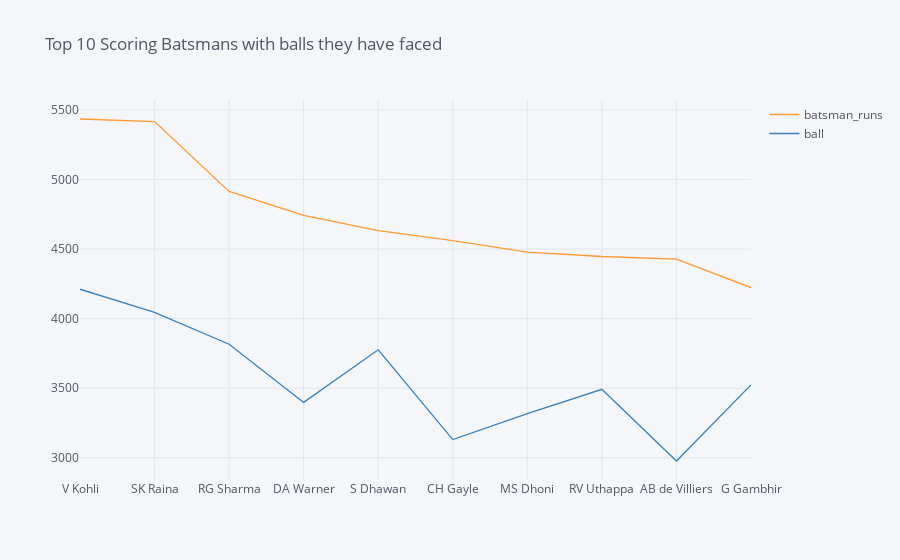

Notebook code cell kept with this figure:
### Code cell
strike_rate[:10][['batsman','batsman_runs','ball']].iplot(x='batsman',title='Top 10 Scoring Batsmans with balls they have faced')

### Figure 1 — Plotly figure (JSON) as saved in the notebook; plotly's stock layout.template omitted (floating-point values rounded to 4 significant figures)
{"data": [{"line": {"color": "rgba(255, 153, 51, 1.0)", "dash": "solid", "shape": "linear", "width": 1.3}, "mode": "lines", "name": "batsman_runs", "text": "", "type": "scatter", "x": ["V Kohli", "SK Raina", "RG Sharma", "DA Warner", "S Dhawan", "CH Gayle", "MS Dhoni", "RV Uthappa", "AB de Villiers", "G Gambhir"], "y": [5434, 5415, 4914, 4741, 4632, 4560, 4477, 4446, 4428, 4223]}, {"line": {"color": "rgba(55, 128, 191, 1.0)", "dash": "solid", "shape": "linear", "width": 1.3}, "mode": "lines", "name": "ball", "text": "", "type": "scatter", "x": ["V Kohli", "SK Raina", "RG Sharma", "DA Warner", "S Dhawan", "CH Gayle", "MS Dhoni", "RV Uthappa", "AB de Villiers", "G Gambhir"], "y": [4211, 4044, 3816, 3398, 3776, 3131, 3318, 3492, 2977, 3524]}], "layout": {"legend": {"bgcolor": "#F5F6F9", "font": {"color": "#4D5663"}}, "paper_bgcolor": "#F5F6F9", "plot_bgcolor": "#F5F6F9", "title": {"font": {"color": "#4D5663"}, "text": "Top 10 Scoring Batsmans with balls they have faced"}, "xaxis": {"gridcolor": "#E1E5ED", "showgrid": true, "tickfont": {"color": "#4D5663"}, "title": {"font": {"color": "#4D5663"}, "text": ""}, "zerolinecolor": "#E1E5ED"}, "yaxis": {"gridcolor": "#E1E5ED", "showgrid": true, "tickfont": {"color": "#4D5663"}, "title": {"font": {"color": "#4D5663"}, "text": ""}, "zerolinecolor": "#E1E5ED"}}}
